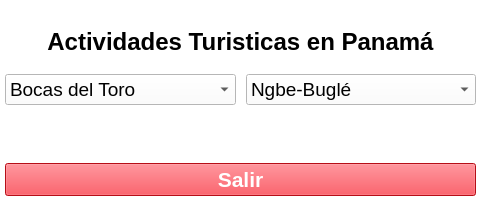
<?xml version="1.0" encoding="UTF-8"?>
<ui version="4.0">
 <class>main</class>
 <widget class="QMainWindow" name="main">
  <property name="geometry">
   <rect>
    <x>0</x>
    <y>0</y>
    <width>481</width>
    <height>221</height>
   </rect>
  </property>
  <property name="minimumSize">
   <size>
    <width>481</width>
    <height>221</height>
   </size>
  </property>
  <property name="maximumSize">
   <size>
    <width>481</width>
    <height>221</height>
   </size>
  </property>
  <property name="windowTitle">
   <string>MainWindow</string>
  </property>
  <property name="styleSheet">
   <string notr="true">background-color: rgb(255, 255, 255);</string>
  </property>
  <widget class="QWidget" name="centralwidget">
   <widget class="QWidget" name="gridLayoutWidget">
    <property name="geometry">
     <rect>
      <x>0</x>
      <y>10</y>
      <width>481</width>
      <height>191</height>
     </rect>
    </property>
    <layout class="QGridLayout" name="gridLayout" rowstretch="5,5,5,5">
     <property name="leftMargin">
      <number>5</number>
     </property>
     <property name="topMargin">
      <number>5</number>
     </property>
     <property name="rightMargin">
      <number>5</number>
     </property>
     <property name="bottomMargin">
      <number>5</number>
     </property>
     <property name="horizontalSpacing">
      <number>10</number>
     </property>
     <item row="1" column="1">
      <widget class="QComboBox" name="list_comarcas">
       <property name="font">
        <font>
         <family>SansSerif</family>
         <pointsize>14</pointsize>
        </font>
       </property>
       <item>
        <property name="text">
         <string>Ngbe-Buglé</string>
        </property>
       </item>
       <item>
        <property name="text">
         <string>Kuna  Yala</string>
        </property>
       </item>
       <item>
        <property name="text">
         <string>Emberá Wounan</string>
        </property>
       </item>
      </widget>
     </item>
     <item row="1" column="0">
      <widget class="QComboBox" name="list_provincias">
       <property name="font">
        <font>
         <family>SansSerif</family>
         <pointsize>14</pointsize>
        </font>
       </property>
       <item>
        <property name="text">
         <string>Bocas del Toro</string>
        </property>
       </item>
       <item>
        <property name="text">
         <string>Coclé</string>
        </property>
       </item>
       <item>
        <property name="text">
         <string>Colón</string>
        </property>
       </item>
       <item>
        <property name="text">
         <string>Chiriquí</string>
        </property>
       </item>
       <item>
        <property name="text">
         <string>Darién</string>
        </property>
       </item>
       <item>
        <property name="text">
         <string>Herrera</string>
        </property>
       </item>
       <item>
        <property name="text">
         <string>Los Santos</string>
        </property>
       </item>
       <item>
        <property name="text">
         <string>Panamá</string>
        </property>
       </item>
       <item>
        <property name="text">
         <string>Veraguas</string>
        </property>
       </item>
       <item>
        <property name="text">
         <string> Panamá Oeste</string>
        </property>
       </item>
      </widget>
     </item>
     <item row="0" column="0" colspan="2">
      <widget class="QLabel" name="lb1">
       <property name="font">
        <font>
         <family>SansSerif</family>
         <pointsize>18</pointsize>
         <weight>75</weight>
         <bold>true</bold>
        </font>
       </property>
       <property name="text">
        <string>Actividades Turisticas en Panamá</string>
       </property>
       <property name="scaledContents">
        <bool>true</bool>
       </property>
       <property name="alignment">
        <set>Qt::AlignCenter</set>
       </property>
      </widget>
     </item>
     <item row="3" column="0" colspan="2">
      <widget class="QPushButton" name="bt_salir">
       <property name="font">
        <font>
         <family>SansSerif</family>
         <pointsize>16</pointsize>
         <weight>75</weight>
         <bold>true</bold>
        </font>
       </property>
       <property name="styleSheet">
        <string notr="true">color: rgb(255, 255, 255);
background-color: rgb(255, 20, 32);</string>
       </property>
       <property name="text">
        <string>Salir</string>
       </property>
       <property name="flat">
        <bool>false</bool>
       </property>
      </widget>
     </item>
    </layout>
   </widget>
  </widget>
  <widget class="QStatusBar" name="statusbar"/>
 </widget>
 <resources/>
 <connections/>
</ui>
